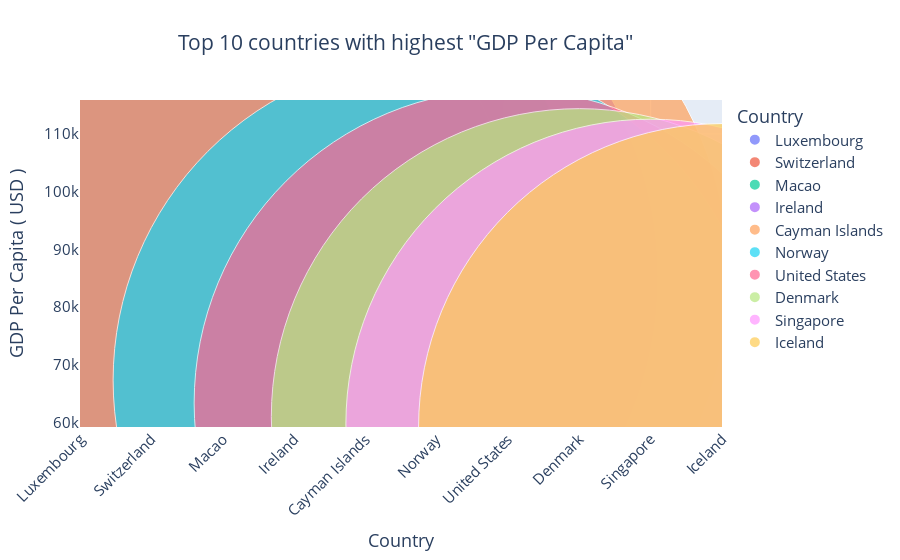

The notebook cell saved with this chart:
### Markdown cell above
### **5.4 Visualize Top 10 countries with highest "GDP Per Capita (USD)"**

### Code cell
top_share = df.nlargest(10, 'GDP Per Capita ( USD )')

# fig = px.violin(top_share, x="Country", y="GDP Per Capita ( USD )",  color="Country", box=False, points='all')
# fig.show()

fig = px.scatter(top_share, x="Country", y="GDP Per Capita ( USD )", size="GDP Per Capita ( USD )", color="Country", title='Top 10 countries with highest "GDP Per Capita"',
                 hover_name="Country", log_x=False, size_max=600)
fig.update_layout(font_size=15, title_x=0.45, xaxis_tickangle=-45)
fig.show()

### Figure 1 — Plotly figure (JSON) as saved in the notebook; plotly's stock layout.template omitted (floating-point values rounded to 4 significant figures)
{"data": [{"hovertemplate": "<b>%{hovertext}</b><br><br>Country=%{x}<br>GDP Per Capita ( USD )=%{marker.size}<extra></extra>", "hovertext": ["Luxembourg"], "legendgroup": "Luxembourg", "marker": {"color": "#636efa", "size": [115874], "sizemode": "area", "sizeref": 0.3219, "symbol": "circle"}, "mode": "markers", "name": "Luxembourg", "orientation": "v", "showlegend": true, "type": "scatter", "x": ["Luxembourg"], "xaxis": "x", "y": [115874], "yaxis": "y"}, {"hovertemplate": "<b>%{hovertext}</b><br><br>Country=%{x}<br>GDP Per Capita ( USD )=%{marker.size}<extra></extra>", "hovertext": ["Switzerland"], "legendgroup": "Switzerland", "marker": {"color": "#EF553B", "size": [87097], "sizemode": "area", "sizeref": 0.3219, "symbol": "circle"}, "mode": "markers", "name": "Switzerland", "orientation": "v", "showlegend": true, "type": "scatter", "x": ["Switzerland"], "xaxis": "x", "y": [87097], "yaxis": "y"}, {"hovertemplate": "<b>%{hovertext}</b><br><br>Country=%{x}<br>GDP Per Capita ( USD )=%{marker.size}<extra></extra>", "hovertext": ["Macao"], "legendgroup": "Macao", "marker": {"color": "#00cc96", "size": [86117], "sizemode": "area", "sizeref": 0.3219, "symbol": "circle"}, "mode": "markers", "name": "Macao", "orientation": "v", "showlegend": true, "type": "scatter", "x": ["Macao"], "xaxis": "x", "y": [86117], "yaxis": "y"}, {"hovertemplate": "<b>%{hovertext}</b><br><br>Country=%{x}<br>GDP Per Capita ( USD )=%{marker.size}<extra></extra>", "hovertext": ["Ireland"], "legendgroup": "Ireland", "marker": {"color": "#ab63fa", "size": [85268], "sizemode": "area", "sizeref": 0.3219, "symbol": "circle"}, "mode": "markers", "name": "Ireland", "orientation": "v", "showlegend": true, "type": "scatter", "x": ["Ireland"], "xaxis": "x", "y": [85268], "yaxis": "y"}, {"hovertemplate": "<b>%{hovertext}</b><br><br>Country=%{x}<br>GDP Per Capita ( USD )=%{marker.size}<extra></extra>", "hovertext": ["Cayman Islands"], "legendgroup": "Cayman Islands", "marker": {"color": "#FFA15A", "size": [85083], "sizemode": "area", "sizeref": 0.3219, "symbol": "circle"}, "mode": "markers", "name": "Cayman Islands", "orientation": "v", "showlegend": true, "type": "scatter", "x": ["Cayman Islands"], "xaxis": "x", "y": [85083], "yaxis": "y"}, {"hovertemplate": "<b>%{hovertext}</b><br><br>Country=%{x}<br>GDP Per Capita ( USD )=%{marker.size}<extra></extra>", "hovertext": ["Norway"], "legendgroup": "Norway", "marker": {"color": "#19d3f3", "size": [67390], "sizemode": "area", "sizeref": 0.3219, "symbol": "circle"}, "mode": "markers", "name": "Norway", "orientation": "v", "showlegend": true, "type": "scatter", "x": ["Norway"], "xaxis": "x", "y": [67390], "yaxis": "y"}, {"hovertemplate": "<b>%{hovertext}</b><br><br>Country=%{x}<br>GDP Per Capita ( USD )=%{marker.size}<extra></extra>", "hovertext": ["United States"], "legendgroup": "United States", "marker": {"color": "#FF6692", "size": [63414], "sizemode": "area", "sizeref": 0.3219, "symbol": "circle"}, "mode": "markers", "name": "United States", "orientation": "v", "showlegend": true, "type": "scatter", "x": ["United States"], "xaxis": "x", "y": [63414], "yaxis": "y"}, {"hovertemplate": "<b>%{hovertext}</b><br><br>Country=%{x}<br>GDP Per Capita ( USD )=%{marker.size}<extra></extra>", "hovertext": ["Denmark"], "legendgroup": "Denmark", "marker": {"color": "#B6E880", "size": [61063], "sizemode": "area", "sizeref": 0.3219, "symbol": "circle"}, "mode": "markers", "name": "Denmark", "orientation": "v", "showlegend": true, "type": "scatter", "x": ["Denmark"], "xaxis": "x", "y": [61063], "yaxis": "y"}, {"hovertemplate": "<b>%{hovertext}</b><br><br>Country=%{x}<br>GDP Per Capita ( USD )=%{marker.size}<extra></extra>", "hovertext": ["Singapore"], "legendgroup": "Singapore", "marker": {"color": "#FF97FF", "size": [59798], "sizemode": "area", "sizeref": 0.3219, "symbol": "circle"}, "mode": "markers", "name": "Singapore", "orientation": "v", "showlegend": true, "type": "scatter", "x": ["Singapore"], "xaxis": "x", "y": [59798], "yaxis": "y"}, {"hovertemplate": "<b>%{hovertext}</b><br><br>Country=%{x}<br>GDP Per Capita ( USD )=%{marker.size}<extra></extra>", "hovertext": ["Iceland"], "legendgroup": "Iceland", "marker": {"color": "#FECB52", "size": [59270], "sizemode": "area", "sizeref": 0.3219, "symbol": "circle"}, "mode": "markers", "name": "Iceland", "orientation": "v", "showlegend": true, "type": "scatter", "x": ["Iceland"], "xaxis": "x", "y": [59270], "yaxis": "y"}], "layout": {"font": {"size": 15}, "legend": {"itemsizing": "constant", "title": {"text": "Country"}, "tracegroupgap": 0}, "title": {"text": "Top 10 countries with highest \"GDP Per Capita\"", "x": 0.45}, "xaxis": {"anchor": "y", "categoryarray": ["Luxembourg", "Switzerland", "Macao", "Ireland", "Cayman Islands", "Norway", "United States", "Denmark", "Singapore", "Iceland"], "categoryorder": "array", "domain": [0, 1], "tickangle": -45, "title": {"text": "Country"}}, "yaxis": {"anchor": "x", "domain": [0, 1], "title": {"text": "GDP Per Capita ( USD )"}}}}
